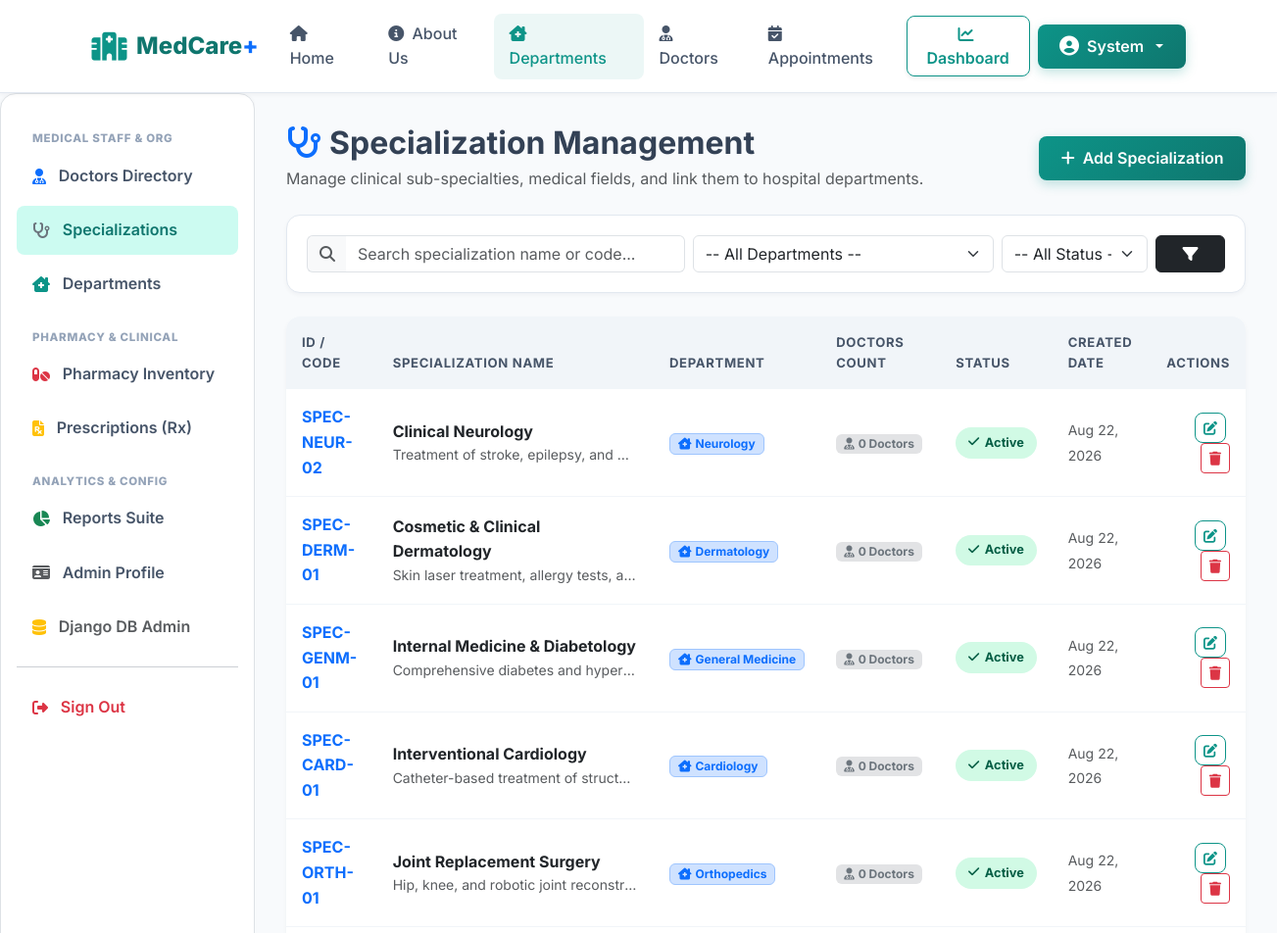
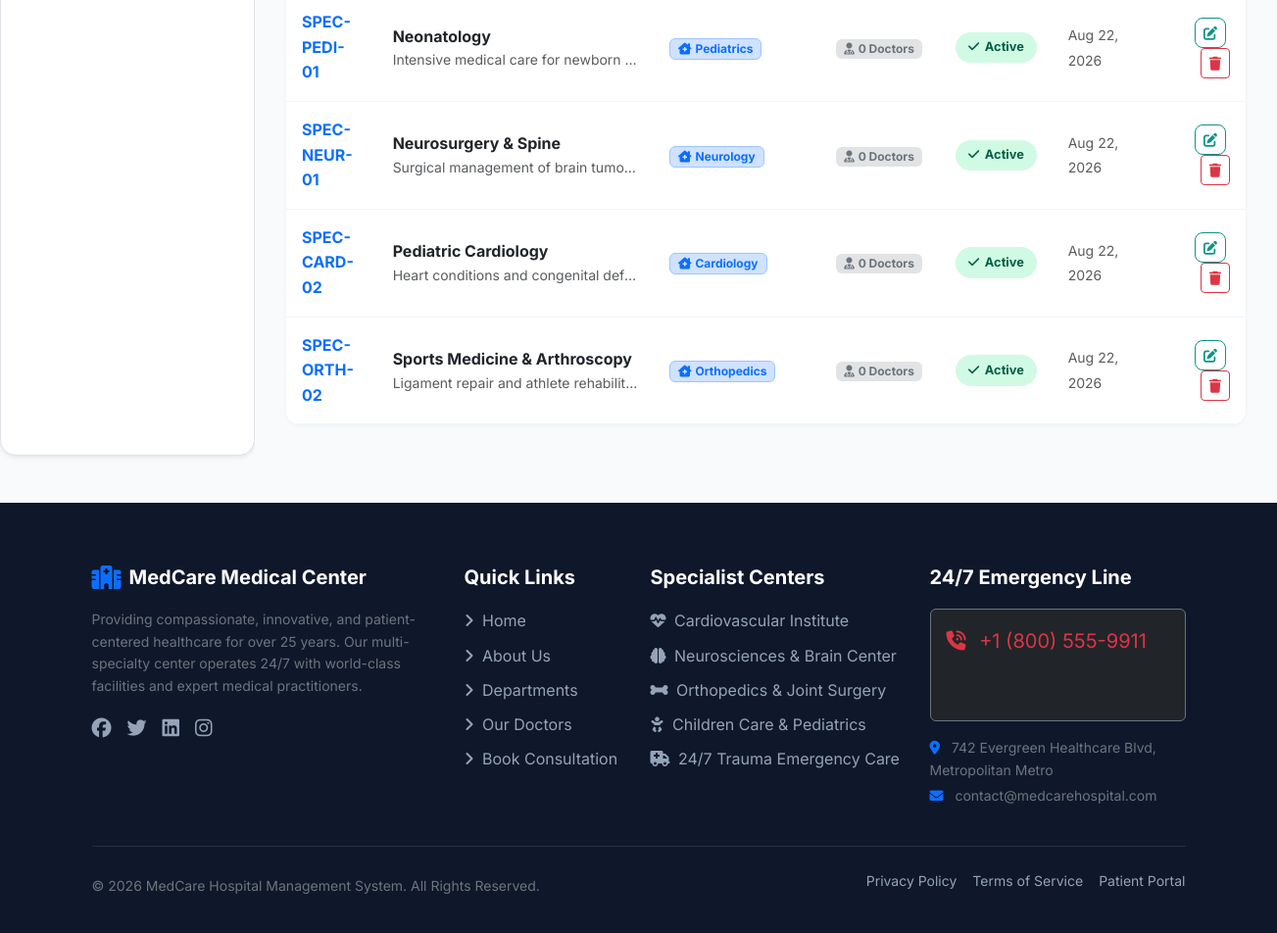
Page /departments/specializations/ (signed in) on the committed database (2 pictures, top to bottom).
### departments/models.py (models this page shows, shortened)
class Specialization(models.Model):
    name = models.CharField(max_length=150)
    code = models.CharField(max_length=30, blank=True, null=True, help_text="e.g. SPEC-CRD-01")
    department = models.ForeignKey(Department, on_delete=models.CASCADE, related_name='specializations')
    description = models.TextField(blank=True, null=True)
    is_active = models.BooleanField(default=True)
    created_at = models.DateTimeField(auto_now_add=True)
    updated_at = models.DateTimeField(auto_now=True)
    class Meta:
        ordering = ['name']
        unique_together = ('name', 'department')

class Department(models.Model):
    name = models.CharField(max_length=100, unique=True)
    code = models.CharField(max_length=20, unique=True, blank=True, null=True, help_text="e.g. CARD-01")
    description = models.TextField()
    image = models.ImageField(upload_to='departments/', blank=True, null=True)
    image_url = models.URLField(max_length=500, blank=True, null=True, help_text="Fallback reliable remote URL for realistic UI")
    icon_class = models.CharField(max_length=50, default='fa-clinic-medical', help_text="Font Awesome icon class e.g. fa-heartbeat")
    is_active = models.BooleanField(default=True)
    created_at = models.DateTimeField(auto_now_add=True)
    updated_at = models.DateTimeField(auto_now=True)
    class Meta:
        ordering = ['name']
    def __str__(self):
        return self.name

### departments/views.py (the view)
# urls.py: path('specializations/', views.specialization_list_view, name='specialization_list'),
@login_required
def specialization_list_view(request):
    if not (request.user.is_superuser or (hasattr(request.user, 'profile') and request.user.profile.is_admin_user)):
        messages.error(request, "Access restricted to administrators.")
        return redirect('home')
    search_query = request.GET.get('search', '').strip()
    department_id = request.GET.get('department', '')
    status_filter = request.GET.get('status', '')
    specializations = Specialization.objects.select_related('department').all()
    if search_query:
        specializations = specializations.filter(name__icontains=search_query) | specializations.filter(code__icontains=search_query) | specializations.filter(description__icontains=search_query)
    if department_id:
        specializations = specializations.filter(department_id=department_id)
    if status_filter == 'active':
        specializations = specializations.filter(is_active=True)
    elif status_filter == 'inactive':
        specializations = specializations.filter(is_active=False)
    departments = Department.objects.all()
    form = SpecializationForm()
    return render(request, 'departments/specialization_list.html', {
        'specializations': specializations,
        'departments': departments,
        'form': form,
        'search_query': search_query,
        'selected_department': department_id,
        'status_filter': status_filter,
    })

### templates/departments/specialization_list.html (shortened to what this page needs)
{% extends 'base.html' %}
{% block content %}
<div class="dashboard-layout">
    {% include 'includes/admin_sidebar.html' %}
    <div class="dashboard-content">
        <div class="d-flex justify-content-between align-items-center mb-4 flex-wrap gap-2">
            <div>
                <h2 class="fw-bold mb-1"><i class="fa-solid fa-stethoscope text-primary me-2"></i>Specialization Management</h2>
                <p class="text-muted mb-0">Manage clinical sub-specialties, medical fields, and link them to hospital departments.</p>
            </div>
            <div>
                <button type="button" class="btn btn-primary" data-bs-toggle="modal" data-bs-target="#addSpecializationModal">
                    <i class="fa-solid fa-plus me-1"></i> Add Specialization
                </button>
            </div>
        </div>
        <div class="filter-card">
            <form method="GET" class="row g-2 align-items-center">
                <div class="col-md-5">
                    <div class="input-group">
                        <span class="input-group-text bg-light border-end-0"><i class="fa-solid fa-search text-muted"></i></span>
                        <input type="text" name="search" class="form-control border-start-0" placeholder="Search specialization name or code..." value="{{ search_query }}">
                    </div>
                </div>
                <div class="col-md-4">
                    <select name="department" class="form-select" onchange="this.form.submit()">
                        <option value="">-- All Departments --</option>
                    </select>
                </div>
                <div class="col-md-2">
                    <select name="status" class="form-select" onchange="this.form.submit()">
                        <option value="">-- All Status --</option>
                    </select>
                </div>
                <div class="col-md-1 d-flex gap-1">
                    <button type="submit" class="btn btn-dark w-100"><i class="fa-solid fa-filter"></i></button>
                </div>
            </form>
        </div>
        <div class="table-custom">
            <div class="table-responsive">
                <table class="table table-hover align-middle mb-0">
                    <thead>
                        <tr>
                            <th>ID / Code</th>
                            <th>Specialization Name</th>
                            <th>Department</th>
                            <th>Doctors Count</th>
                            <th>Status</th>
                            <th>Created Date</th>
                            <th class="text-end">Actions</th>
                        </tr>
                    </thead>
                    <tbody>
                        {% for spec in specializations %}
                        <tr>
                            <td>
                                <span class="fw-bold text-primary">{{ spec.code|default:spec.id }}</span>
                            </td>
                            <td>
                                <div class="fw-bold text-dark">{{ spec.name }}</div>
                                <small class="text-muted text-truncate d-block" style="max-width: 250px;">{{ spec.description|default:"No description provided" }}</small>
                            </td>
                            <td>
                                <span class="badge bg-primary-subtle text-primary border border-primary-subtle px-2 py-1">
                                    <i class="fa-solid fa-clinic-medical me-1"></i>{{ spec.department.name }}
                                </span>
                            </td>
                            <td>
                                <span class="badge bg-secondary-subtle text-secondary px-2 py-1">
                                    <i class="fa-solid fa-user-md me-1"></i>{{ spec.doctors.count }} Doctors
                                </span>
                            </td>
                            <td>
                                {% if spec.is_active %}
                                    <span class="badge-status active"><i class="fa-solid fa-check"></i> Active</span>
                                {% else %}
                                    <span class="badge-status inactive"><i class="fa-solid fa-xmark"></i> Inactive</span>
                                {% endif %}
                            </td>
                            <td><small class="text-muted">{{ spec.created_at|date:"M d, Y" }}</small></td>
                            <td class="text-end">
                                <a href="{% url 'specialization_update' spec.id %}" class="btn btn-sm btn-outline-primary me-1" title="Edit">
                                    <i class="fa-solid fa-pen-to-square"></i>
                                </a>
                                <a href="{% url 'specialization_delete' spec.id %}" class="btn btn-sm btn-outline-danger" title="Delete">
                                    <i class="fa-solid fa-trash"></i>
                                </a>
                            </td>
                        </tr>
                        {% endfor %}
                    </tbody>
                </table>
            </div>
        </div>
    </div>
</div>
{% endblock %}

### templates/base.html (shortened to what this page needs)
{% load static %}
<!DOCTYPE html>
<html lang="en">
<head>
    <link href="https://cdn.jsdelivr.net/npm/bootstrap@5.3.2/dist/css/bootstrap.min.css" rel="stylesheet">
    <link rel="stylesheet" href="https://cdnjs.cloudflare.com/ajax/libs/font-awesome/6.5.1/css/all.min.css">
    <link rel="stylesheet" href="{% static 'css/style.css' %}">
</head>
<body>
    <nav class="navbar navbar-expand-lg navbar-custom">
        <div class="container">
            <a class="navbar-brand" href="{% url 'home' %}">
                <i class="fa-solid fa-hospital"></i>
                <span>MedCare<span class="text-primary">+</span></span>
            </a>
            <div class="collapse navbar-collapse" id="navbarMain">
                <ul class="navbar-nav mx-auto mb-2 mb-lg-0">
                    <li class="nav-item">
                        <a class="nav-link {% if request.resolver_match.url_name == 'home' %}active{% endif %}" href="{% url 'home' %}">
                            <i class="fa-solid fa-house me-1"></i> Home
                        </a>
                    </li>
                    <li class="nav-item">
                        <a class="nav-link {% if request.resolver_match.url_name == 'about' %}active{% endif %}" href="{% url 'about' %}">
                            <i class="fa-solid fa-circle-info me-1"></i> About Us
                        </a>
                    </li>
                    <li class="nav-item">
                        <a class="nav-link {% if 'department' in request.path %}active{% endif %}" href="{% url 'department_list' %}">
                            <i class="fa-solid fa-clinic-medical me-1"></i> Departments
                        </a>
                    </li>
                    <li class="nav-item">
                        <a class="nav-link {% if 'doctor' in request.path and 'login' not in request.path and 'dashboard' not in request.path %}active{% endif %}" href="{% url 'doctor_list' %}">
                            <i class="fa-solid fa-user-md me-1"></i> Doctors
                        </a>
                    </li>
                    <li class="nav-item">
                        <a class="nav-link {% if 'book' in request.path %}active{% endif %}" href="{% url 'book_appointment' %}">
                            <i class="fa-solid fa-calendar-check me-1"></i> Appointments
                        </a>
                    </li>
                </ul>
                <div class="d-flex align-items-center gap-2">
                    {% if user.is_authenticated %}
                        <a href="{% url 'dashboard_redirect' %}" class="btn btn-outline-primary shadow-sm">
                            <i class="fa-solid fa-chart-line me-1"></i> Dashboard
                        </a>
                        <div class="dropdown">
                            <button class="btn btn-primary dropdown-toggle d-flex align-items-center gap-2" type="button" data-bs-toggle="dropdown" aria-expanded="false">
                                <i class="fa-solid fa-user-circle fs-5"></i>
                                <span>{{ user.first_name|default:user.username }}</span>
                            </button>
                        </div>
                    {% endif %}
                </div>
            </div>
        </div>
    </nav>
    <main class="flex-grow-1">
        {% block content %}{% endblock %}
    </main>
    <footer class="footer-custom mt-5">
        <div class="container">
            <div class="row g-4">
                <div class="col-lg-4 col-md-6">
                    <h5 class="d-flex align-items-center gap-2">
                        <i class="fa-solid fa-hospital text-primary fs-4"></i>
                        <span>MedCare Medical Center</span>
                    </h5>
                    <p class="small text-secondary mt-3">
                        Providing compassionate, innovative, and patient-centered healthcare for over 25 years. Our multi-specialty center operates 24/7 with world-class facilities and expert medical practitioners.
                    </p>
                    <div class="d-flex gap-3 mt-3 fs-5">
                        <a href="#" class="footer-link"><i class="fa-brands fa-facebook"></i></a>
                        <a href="#" class="footer-link"><i class="fa-brands fa-twitter"></i></a>
                        <a href="#" class="footer-link"><i class="fa-brands fa-linkedin"></i></a>
                        <a href="#" class="footer-link"><i class="fa-brands fa-instagram"></i></a>
                    </div>
                </div>
                <div class="col-lg-2 col-md-6">
                    <h5>Quick Links</h5>
                    <a href="{% url 'home' %}" class="footer-link"><i class="fa-solid fa-angle-right me-1"></i> Home</a>
                    <a href="{% url 'about' %}" class="footer-link"><i class="fa-solid fa-angle-right me-1"></i> About Us</a>
                    <a href="{% url 'department_list' %}" class="footer-link"><i class="fa-solid fa-angle-right me-1"></i> Departments</a>
                    <a href="{% url 'doctor_list' %}" class="footer-link"><i class="fa-solid fa-angle-right me-1"></i> Our Doctors</a>
                    <a href="{% url 'book_appointment' %}" class="footer-link"><i class="fa-solid fa-angle-right me-1"></i> Book Consultation</a>
                </div>
                <div class="col-lg-3 col-md-6">
                    <h5>Specialist Centers</h5>
                    <span class="footer-link"><i class="fa-solid fa-heartbeat me-1"></i> Cardiovascular Institute</span>
                    <span class="footer-link"><i class="fa-solid fa-brain me-1"></i> Neurosciences & Brain Center</span>
                    <span class="footer-link"><i class="fa-solid fa-bone me-1"></i> Orthopedics & Joint Surgery</span>
                    <span class="footer-link"><i class="fa-solid fa-baby me-1"></i> Children Care & Pediatrics</span>
                    <span class="footer-link"><i class="fa-solid fa-ambulance me-1"></i> 24/7 Trauma Emergency Care</span>
                </div>
                <div class="col-lg-3 col-md-6">
                    <h5>24/7 Emergency Line</h5>
                    <div class="p-3 bg-dark rounded border border-secondary mb-3">
                        <div class="text-danger font-weight-bold fs-5"><i class="fa-solid fa-phone-volume me-2"></i> +1 (800) 555-9911</div>
                        <div class="small text-muted mt-1">Immediate Ambulance & Critical Response</div>
                    </div>
                    <p class="small text-secondary mb-1"><i class="fa-solid fa-location-dot me-2 text-primary"></i> 742 Evergreen Healthcare Blvd, Metropolitan Metro</p>
                    <p class="small text-secondary"><i class="fa-solid fa-envelope me-2 text-primary"></i> contact@medcarehospital.com</p>
                </div>
            </div>
            <hr class="border-secondary my-4">
            <div class="d-flex flex-column flex-sm-row justify-content-between align-items-center small text-secondary">
                <p class="mb-0">&copy; 2026 MedCare Hospital Management System. All Rights Reserved.</p>
                <div class="d-flex gap-3">
                    <a href="#" class="footer-link">Privacy Policy</a>
                    <a href="#" class="footer-link">Terms of Service</a>
                    <a href="#" class="footer-link">Patient Portal</a>
                </div>
            </div>
        </div>
    </footer>
</body>
</html>

### rows in the picture
Specialization: code "SPEC-NEUR-02", name "Clinical Neurology", description "Treatment of stroke, epilepsy, and…", department.name "Neurology", doctors.count "0", is_active True (drawn), created_at "Aug 22, 2026"
Specialization: code "SPEC-DERM-01", name "Cosmetic & Clinical Dermatology", description "Skin laser treatment, allergy tests, a…", department.name "Dermatology", doctors.count "0", is_active True (drawn), created_at "Aug 22, 2026"
Specialization: code "SPEC-GENM-01", name "Internal Medicine & Diabetology", description "Comprehensive diabetes and hyper…", department.name "General Medicine", doctors.count "0", is_active True (drawn), created_at "Aug 22, 2026"
Specialization: code "SPEC-CARD-01", name "Interventional Cardiology", description "Catheter-based treatment of struct…", department.name "Cardiology", doctors.count "0", is_active True (drawn), created_at "Aug 22, 2026"
Specialization: code "SPEC-ORTH-01", name "Joint Replacement Surgery", description "Hip, knee, and robotic joint reconstr…", department.name "Orthopedics", doctors.count "0", is_active True (drawn), created_at "Aug 22, 2026"
Specialization: code "SPEC-PEDI-01", name "Neonatology", description "Intensive medical care for newborn…", department.name "Pediatrics", doctors.count "0", is_active True (drawn), created_at "Aug 22, 2026"
Specialization: code "SPEC-NEUR-01", name "Neurosurgery & Spine", description "Surgical management of brain tumo…", department.name "Neurology", doctors.count "0", is_active True (drawn), created_at "Aug 22, 2026"
Specialization: code "SPEC-CARD-02", name "Pediatric Cardiology", description "Heart conditions and congenital def…", department.name "Cardiology", doctors.count "0", is_active True (drawn), created_at "Aug 22, 2026"
Specialization: code "SPEC-ORTH-02", name "Sports Medicine & Arthroscopy", description "Ligament repair and athlete rehabilit…", department.name "Orthopedics", doctors.count "0", is_active True (drawn), created_at "Aug 22, 2026"

### other values in the picture
{{ user.first_name|default:user.username }} "System"
